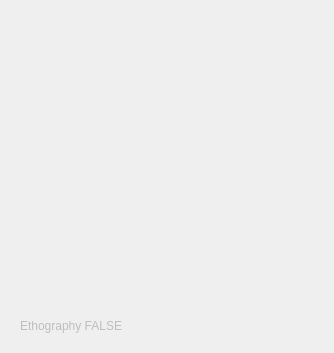
                <widget class="QWidget" name="scrollAreaWidgetContents">
                 <property name="geometry">
                  <rect>
                   <x>0</x>
                   <y>0</y>
                   <width>334</width>
                   <height>353</height>
                  </rect>
                 </property>
                 <layout class="QVBoxLayout" name="verticalLayout_9">
                  <item>
                   <widget class="QWidget" name="widBotoes" native="true"/>
                  </item>
                  <item>
                   <spacer name="verticalSpacer">
                    <property name="orientation">
                     <enum>Qt::Vertical</enum>
                    </property>
                    <property name="sizeHint" stdset="0">
                     <size>
                      <width>20</width>
                      <height>40</height>
                     </size>
                    </property>
                   </spacer>
                  </item>
                  <item>
                   <widget class="QWidget" name="widget_10" native="true">
                    <property name="enabled">
                     <bool>false</bool>
                    </property>
                    <property name="minimumSize">
                     <size>
                      <width>10</width>
                      <height>30</height>
                     </size>
                    </property>
                    <layout class="QHBoxLayout" name="horizontalLayout_9">
                     <item>
                      <widget class="QLabel" name="lblEtographiOn">
                       <property name="enabled">
                        <bool>false</bool>
                       </property>
                       <property name="text">
                        <string>Ethography FALSE</string>
                       </property>
                      </widget>
                     </item>
                    </layout>
                   </widget>
                  </item>
                 </layout>
                </widget>
